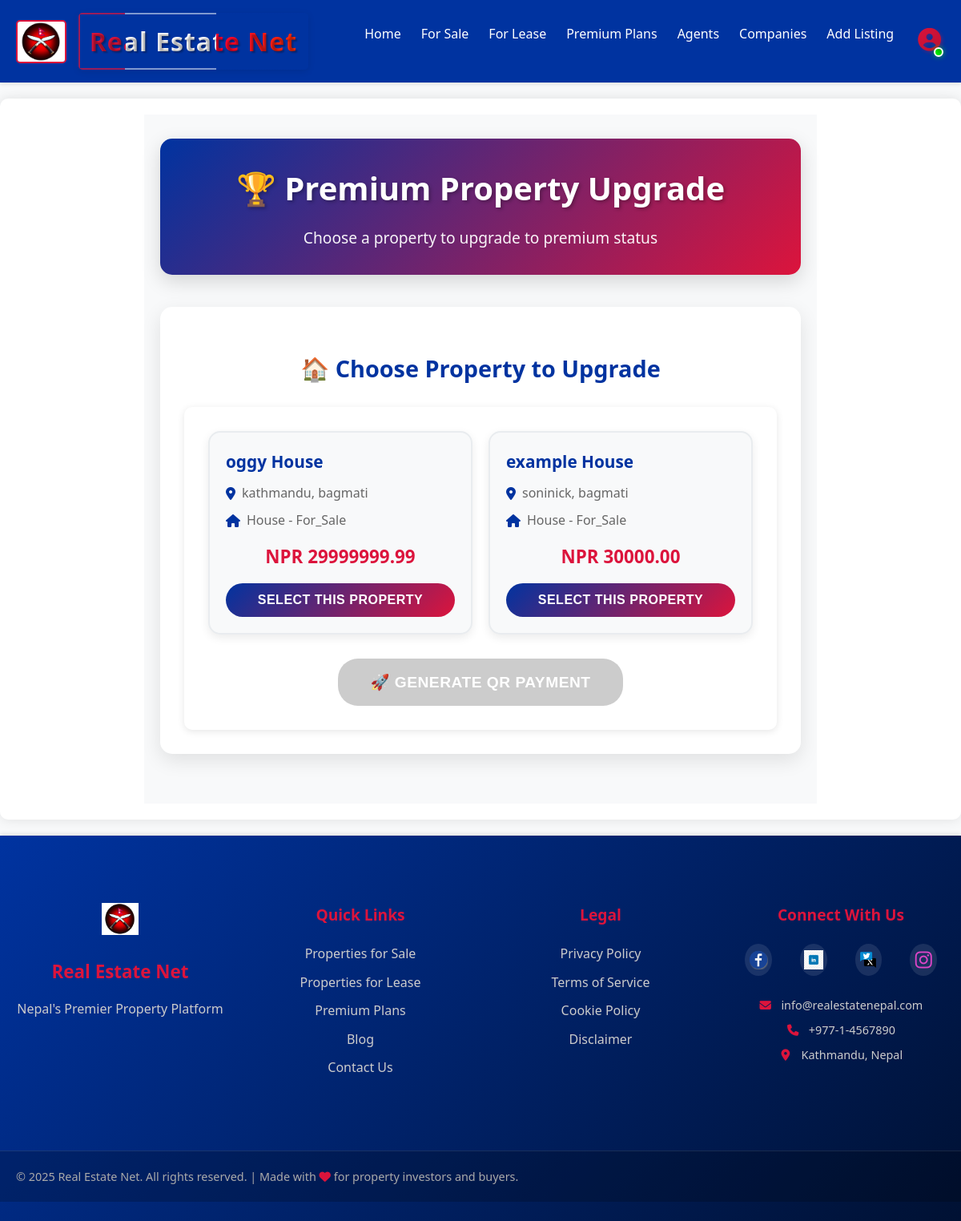
/premium/ (signed in), run on the app's committed database.
### properties/models.py (models this page shows, shortened)
class Property(models.Model):
    PROPERTY_STATUS_CHOICES = (
        ('for_sale', 'For Sale'),
        ('for_lease', 'For Lease'),
        ('sold', 'Sold'),
        ('leased', 'Leased'),
    )
    user = models.ForeignKey(settings.AUTH_USER_MODEL, on_delete=models.CASCADE, related_name='properties')
    company = models.ForeignKey(Company, on_delete=models.SET_NULL, null=True, blank=True, related_name='properties')
    title = models.CharField(max_length=255)
    description = models.TextField()
    property_type = models.ForeignKey(PropertyType, on_delete=models.SET_NULL, null=True, related_name='properties')
    address = models.CharField(max_length=255)
    location = models.ForeignKey(Location, on_delete=models.SET_NULL, null=True, blank=True, related_name='properties')
    city = models.CharField(max_length=100)
    state = models.CharField(max_length=100)
    zip_code = models.CharField(max_length=20)
    country = models.CharField(max_length=100, blank=True, null=True)
    price = models.DecimalField(max_digits=15, decimal_places=2)
    square_footage = models.IntegerField(blank=True, null=True)
    lot_size = models.DecimalField(max_digits=10, decimal_places=2, blank=True, null=True)
    year_built = models.IntegerField(blank=True, null=True)
    zoning = models.CharField(max_length=100, blank=True, null=True)
    status = models.CharField(max_length=20, choices=PROPERTY_STATUS_CHOICES, default='for_sale')
    amenities = models.ManyToManyField(Amenity, blank=True)
    cap_rate = models.DecimalField(max_digits=5, decimal_places=2, blank=True, null=True)
    noi = models.DecimalField(max_digits=15, decimal_places=2, blank=True, null=True) # Net Operating Income
    rent_roll = models.TextField(blank=True, null=True) # Can be a JSON field or a separate model if complex
    expense_summaries = models.TextField(blank=True, null=True) # Can be a JSON field or a separate model if complex
    broker_name = models.CharField(max_length=255, blank=True, null=True)
    broker_email = models.EmailField(blank=True, null=True)
    broker_phone = models.CharField(max_length=20, blank=True, null=True)
    virtual_tour_url = models.URLField(blank=True, null=True)
    floor_plan_image = models.ImageField(upload_to='floor_plans/', blank=True, null=True)
    is_premium = models.BooleanField(default=False)
    is_verified = models.BooleanField(default=False)
    created_at = models.DateTimeField(auto_now_add=True)
    updated_at = models.DateTimeField(auto_now=True)

class PropertyType(models.Model):
    name = models.CharField(max_length=100, unique=True)
    def __str__(self):
        return self.name

### premium/views.py (the view)
# urls.py: path('', views.premium_form, name='premium_form'),
def premium_form(request):
    if request.user.is_authenticated:
        selected_plan = request.GET.get('plan', '')
        available_properties = Property.objects.filter(
            user=request.user
        ).exclude(
            premium_listing__isnull=False
        )
        if request.method == 'POST':
            property_id = request.POST.get('property_id')
            plan_type = request.POST.get('plan_type', selected_plan)
            if property_id and plan_type:
                return redirect('premium:qr_payment', plan_type=plan_type, property_pk=property_id)
        context = {
            'available_properties': available_properties,
            'selected_plan': selected_plan,
        }
        return render(request, 'premium/premium_form.html', context)
    else:
        return redirect('accounts:login')

### premium/templates/premium/premium_form.html (shortened to what this page needs)
{% extends 'base.html' %}
{% load static %}
{% block content %}
<div class="premium-upgrade-container">
    <div class="upgrade-header">
        <h1>🏆 Premium Property Upgrade</h1>
        <p>Choose a property to upgrade to premium status</p>
    </div>
    {% if user.is_authenticated %}
        {% if available_properties %}
            <div class="properties-section">
                <h2>🏠 Choose Property to Upgrade</h2>
                <form method="post" id="propertyForm">
                    <div class="properties-grid">
                        {% for property in available_properties %}
                        <div class="property-card" onclick="selectProperty({{ property.id }})">
                            <div class="property-name">{{ property.title }}</div>
                            <div class="property-location">
                                <i class="fas fa-map-marker-alt"></i>
                                {{ property.city }}, {{ property.state }}
                            </div>
                            <div class="property-type">
                                <i class="fas fa-home"></i>
                                {{ property.property_type }} - {{ property.status|title }}
                            </div>
                            <div class="property-price">NPR {{ property.price }}</div>
                            <button type="button" class="select-property-btn" onclick="event.stopPropagation(); selectProperty({{ property.id }})">
                                Select This Property
                            </button>
                        </div>
                        {% endfor %}
                    </div>
                    <div class="form-actions">
                        <button type="submit" class="generate-qr-btn" id="submitBtn" disabled>
                            🚀 Generate QR Payment
                        </button>
                    </div>
                </form>
            </div>
        {% endif %}
    {% endif %}
</div>
{% endblock %}

### static/css/style.css (style rules this page uses)
:root { --nepal-blue: #0033A0; --nepal-crimson: #DC143C; --nepal-white: #FFFFFF; --nepal-border: #B20C2F; --text-dark: #333; --text-light: #fff; --bg-light: #f8f9fa; --bg-white: #FFFFFF; --shadow-light: rgba(0, 0, 0, 0.1); }
body { font-family: 'Segoe UI', Tahoma, Geneva, Verdana, sans-serif; margin: 0; padding: 0; background-color: var(--bg-light); color: var(--text-dark); line-height: 1.6; }
form { background-color: var(--bg-white); padding: 30px; border-radius: 10px; box-shadow: 0 2px 10px var(--shadow-light); }
form button { background-color: var(--nepal-crimson); color: var(--text-light); padding: 12px 25px; border: none; border-radius: 6px; cursor: pointer; font-size: 1.1em; font-weight: bold; transition: background-color 0.3s ease; }
.property-card { border: 1px solid #e0e0e0; border-radius: 10px; overflow: hidden; background-color: var(--bg-white); box-shadow: 0 4px 12px rgba(0, 0, 0, 0.08); transition: transform 0.3s ease, box-shadow 0.3s ease; }

### premium/templates/premium/premium_form.html (style rules this page uses)
.premium-upgrade-container { max-width: 800px; margin: 0 auto; padding: 30px 20px; background: #f8f9fa; min-height: 100vh; }
.upgrade-header { text-align: center; margin-bottom: 40px; padding: 30px; background: linear-gradient(135deg, var(--nepal-blue), var(--nepal-crimson)); color: white; border-radius: 15px; box-shadow: 0 8px 25px rgba(0,0,0,0.15); }
.upgrade-header h1 { margin: 0 0 15px 0; font-size: 2.5em; font-weight: 900; text-shadow: 2px 2px 4px rgba(0,0,0,0.3); }
.upgrade-header p { margin: 0; font-size: 1.2em; opacity: 0.95; }
.properties-section { background: white; padding: 30px; border-radius: 15px; box-shadow: 0 8px 25px rgba(0,0,0,0.1); margin-bottom: 30px; }
.properties-section h2 { color: var(--nepal-blue); margin-bottom: 25px; text-align: center; font-size: 1.8em; }
.properties-grid { display: grid; grid-template-columns: repeat(auto-fit, minmax(280px, 1fr)); gap: 20px; margin-bottom: 25px; }
.property-card { background: #f8f9fa; border: 2px solid #e9ecef; border-radius: 15px; padding: 20px; transition: all 0.3s ease; cursor: pointer; }
.property-name { font-size: 1.3em; font-weight: 700; color: var(--nepal-blue); margin-bottom: 10px; }
.property-location { display: flex; align-items: center; gap: 8px; margin-bottom: 8px; color: #666; }
.property-location i { color: var(--nepal-blue); }
.property-type { display: flex; align-items: center; gap: 8px; margin-bottom: 15px; color: #666; }
.property-type i { color: var(--nepal-blue); }
.property-price { font-size: 1.4em; font-weight: 900; color: var(--nepal-crimson); text-align: center; margin-bottom: 15px; }
.select-property-btn { background: linear-gradient(135deg, var(--nepal-blue), var(--nepal-crimson)); color: white; border: none; padding: 12px 25px; border-radius: 25px; font-size: 1em; font-weight: 700; cursor: pointer; transition: all 0.3s ease; width: 100%; text-transform: uppercase; letter-spacing: 0.5px; }
.form-actions { text-align: center; margin-top: 30px; }
.generate-qr-btn { background: linear-gradient(135deg, var(--nepal-crimson), var(--nepal-blue)); color: white; border: none; padding: 18px 40px; border-radius: 25px; font-size: 1.2em; font-weight: 700; cursor: pointer; transition: all 0.3s ease; text-transform: uppercase; letter-spacing: 0.5px; display: inline-block; }
.generate-qr-btn:disabled { background: #ccc; cursor: not-allowed; transform: none; box-shadow: none; }

### data on the page
Property: title "oggy House", city "kathmandu", state "bagmati", property_type "House", status "For_Sale", price "29999999.99"
Property: title "example House", city "soninick", state "bagmati", property_type "House", status "For_Sale", price "30000.00"
